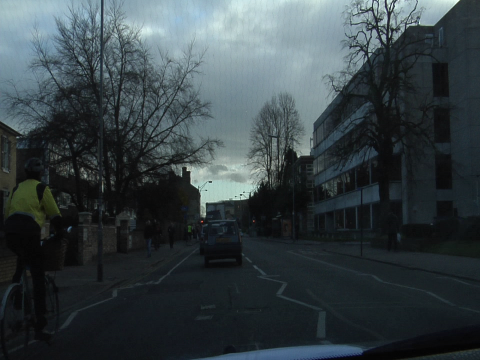
#> input picture Datasets/camvid/images/test/0001TP_008640.png, 480 x 360 px, given as the content of the folder ./test100, which was not available
$ python color_labels_folder.py
#> lines starting #> are read from the running program, lines starting #| are printed output that depends on the picture; after the words box and inside, x2 and y2 are one past the last pixel; in counts of white or black regions, pixels touching at a corner belong together; pictures that were not available may be replaced by others from this repository, and a replacement may not be noted
from __future__ import print_function
import os
import numpy as np
import glob
import cv2
import random
import argparse


parser = argparse.ArgumentParser()
parser.add_argument("--folder", help="Dataset to train", default='./test100')
parser.add_argument("--n_labels", help="Dataset to train", default=12)
args = parser.parse_args()


labels_files = glob.glob(os.path.join(args.folder,'*'))
print(len(labels_files))


out_dir = os.path.join(args.folder,'colored')
if not os.path.exists(out_dir):
	os.makedirs(out_dir)

label_to_color = {}

r = lambda: random.randint(0, 255)

for label_i in xrange(args.n_labels):
    color_i = tuple([r(), r(), r()])
    label_to_color[str(label_i)] = color_i

#label_to_color ={'11': (225, 210, 158), '10': (78, 195, 159), '1': (129, 57, 88), '0': (60, 54, 60), '3': (189, 130, 28), '2': (132, 196, 248), '5': (207, 180, 202), '4': (199, 202, 212), '7': (193, 241, 4), '6': (168, 25, 169), '9': (251, 22, 253), '8': (67, 64, 235)}


print (label_to_color)

for file in labels_files:

    img = cv2.imread(file, 1)
#> img is the input picture: shape (360, 480, 3); mean B, G, R 68.8, 65.1, 54.9

    for label_i in xrange(args.n_labels):
        color_i = label_to_color[str(label_i)]
        cond = img[:,:,0]==label_i
        img[cond,:]=color_i
#> this loop made 12 passes
#> pass 3, `cond = img[:,:,0]==label_i`:
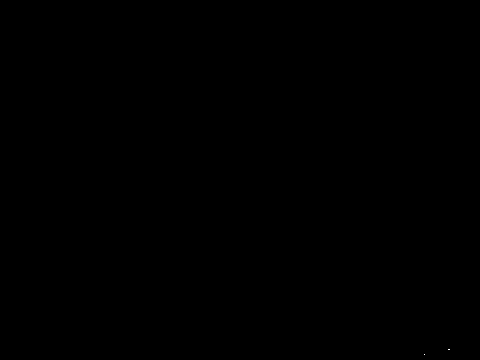
#> cond: shape (360, 480) bool; 0% white in thin lines or dots, all inside (x1, y1, x2, y2) = (424, 349, 450, 355)
#> after the loop:
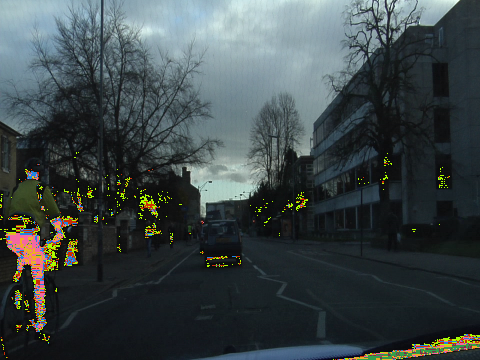
#> img: shape (360, 480, 3); 3.28% of pixels changed, all inside (x1, y1, x2, y2) = (0, 152, 480, 360)
    new_file = file.replace(args.folder,out_dir)
    cv2.imwrite(new_file, img)


print('Finished')

$ run again, on Datasets/camvid/images/test/0001TP_008700.png
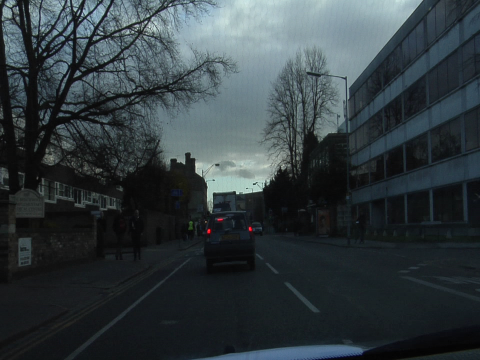
#> input picture Datasets/camvid/images/test/0001TP_008700.png, 480 x 360 px, given as the content of the folder ./test100, which was not available
#> img is the input picture: shape (360, 480, 3); mean B, G, R 63.7, 59.9, 50.4
#> after the loop `for label_i in xrange(args.n_labels):`:
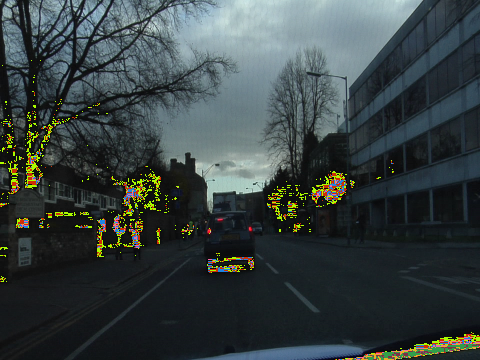
#> img: shape (360, 480, 3); 3.29% of pixels changed, all inside (x1, y1, x2, y2) = (0, 60, 480, 360)

$ run again, on Datasets/camvid/images/test/0001TP_008730.png
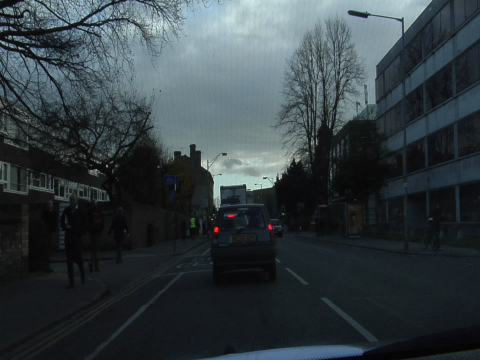
#> input picture Datasets/camvid/images/test/0001TP_008730.png, 480 x 360 px, given as the content of the folder ./test100, which was not available
#> img is the input picture: shape (360, 480, 3); mean B, G, R 66.2, 62, 52.3
#> after the loop `for label_i in xrange(args.n_labels):`:
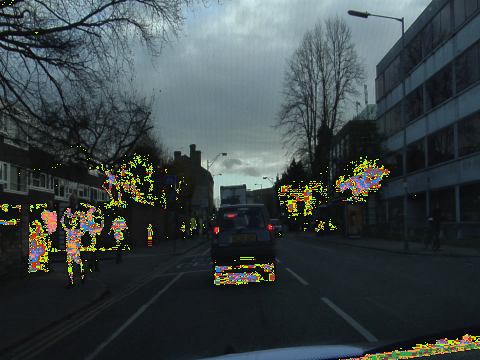
#> img: shape (360, 480, 3); 4.58% of pixels changed, all inside (x1, y1, x2, y2) = (0, 0, 480, 360)
